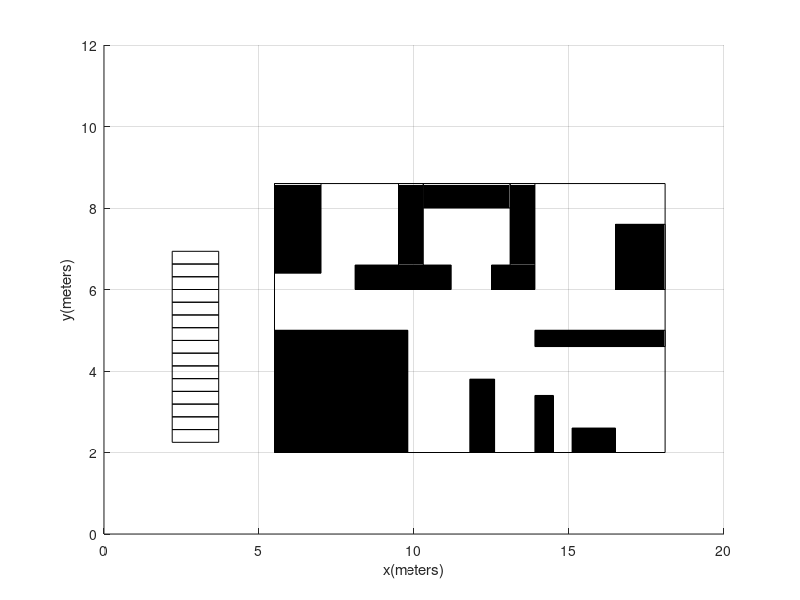

Source code (MATLAB):
% Map shown in the main UI
% figure
grid on

xlim([0,20])
ylim([0, 12])
hold on
xlabel('x(meters)')
ylabel('y(meters)')

% Plot the simulated apartment
rectangle('Position',[5.5 2 12.6 6.6])

% %stairs
rectangle('Position',[2.2 2.2500 1.5 0.3125])
rectangle('Position',[2.2 2.5625 1.5 0.3125])
rectangle('Position',[2.2 2.8750 1.5 0.3125])
rectangle('Position',[2.2 3.1875 1.5 0.3125])
rectangle('Position',[2.2 3.5000 1.5 0.3125])
rectangle('Position',[2.2 3.8125 1.5 0.3125])
rectangle('Position',[2.2 4.1250 1.5 0.3125])
rectangle('Position',[2.2 4.4375 1.5 0.3125])
rectangle('Position',[2.2 4.7500 1.5 0.3125])
rectangle('Position',[2.2 5.0625 1.5 0.3125])
rectangle('Position',[2.2 5.3750 1.5 0.3125])
rectangle('Position',[2.2 5.6875 1.5 0.3125])
rectangle('Position',[2.2 6 1.5 0.3125])
rectangle('Position',[2.2 6.3125 1.5 0.3125])
rectangle('Position',[2.2 6.6250 1.5 0.3125])

%zones without use:
rectangle('Position',[5.5 2 4.3 3], 'FaceColor','k')
rectangle('Position',[5.5 6.4 1.5 2.2], 'FaceColor','k')

% Room and living room
rectangle('Position',[11.8 2 0.8 1.8], 'FaceColor','k') % dining table
rectangle('Position',[13.9 2 0.6 1.4], 'FaceColor','k') % wall btw dining and living room
rectangle('Position',[15.1 2 1.4 0.6], 'FaceColor','k') % Living table
rectangle('Position',[13.9 4.6 4.2 0.4], 'FaceColor','k') % wall btw room and living room
rectangle('Position',[16.5 6 1.6 1.6], 'FaceColor','k') % bed

% Kitchen
rectangle('Position',[8.1 6 3.1 0.6], 'FaceColor','k') % Wall btw bathroom-kitchen and main corridor
rectangle('Position',[12.5 6 1.4 0.6], 'FaceColor','k') % Wall btw kitchen and corridor
rectangle('Position',[9.5 6.6 0.8 2], 'FaceColor','k') % Wall btw bathroom and kitchen
rectangle('Position',[13.1 6.6 0.8 2], 'FaceColor','k') % Wall btw kitchen and room
rectangle('Position',[10.3 8 2.8 0.6], 'FaceColor','k') % Tables of the kitchen